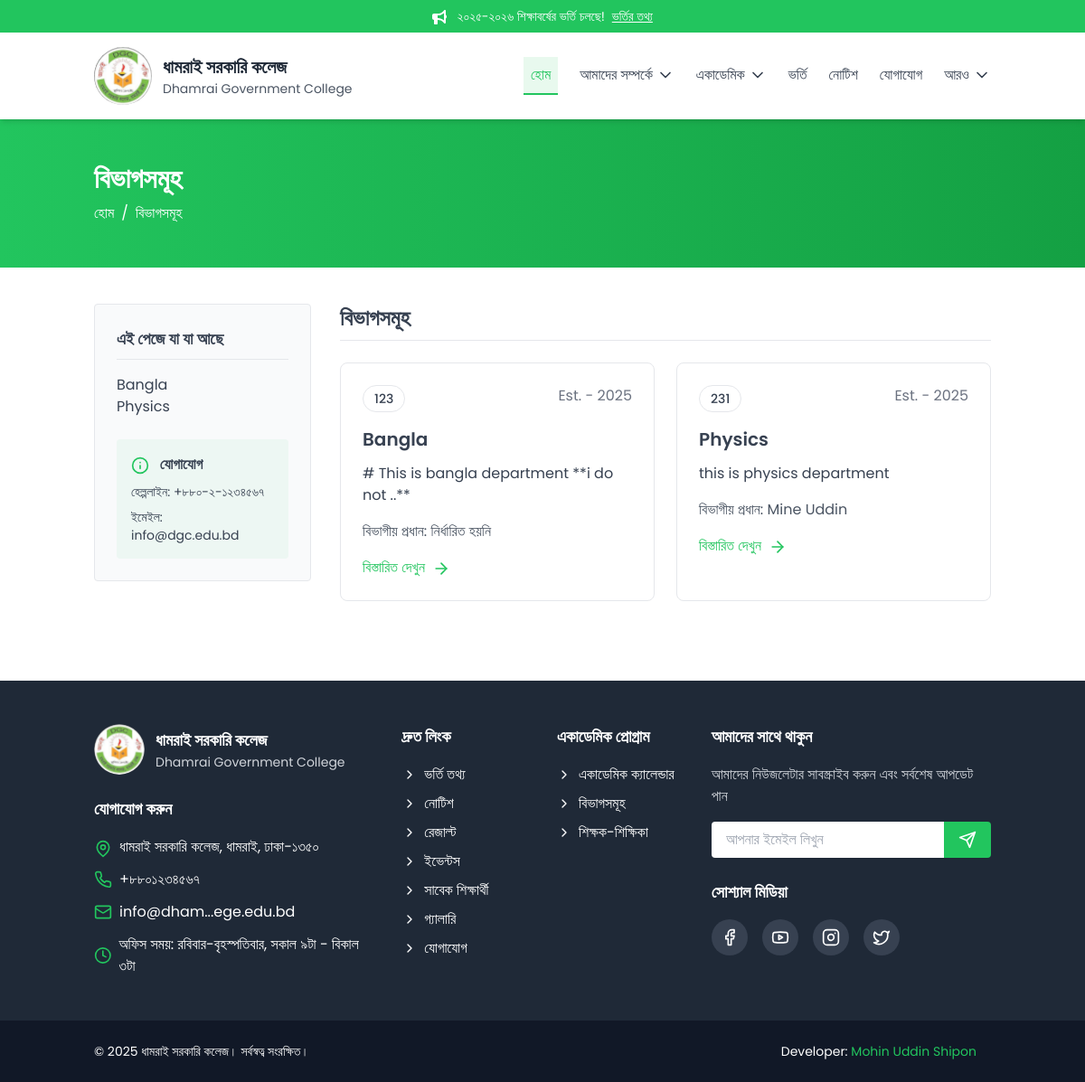
Before: /about/departments/ with the older database file.
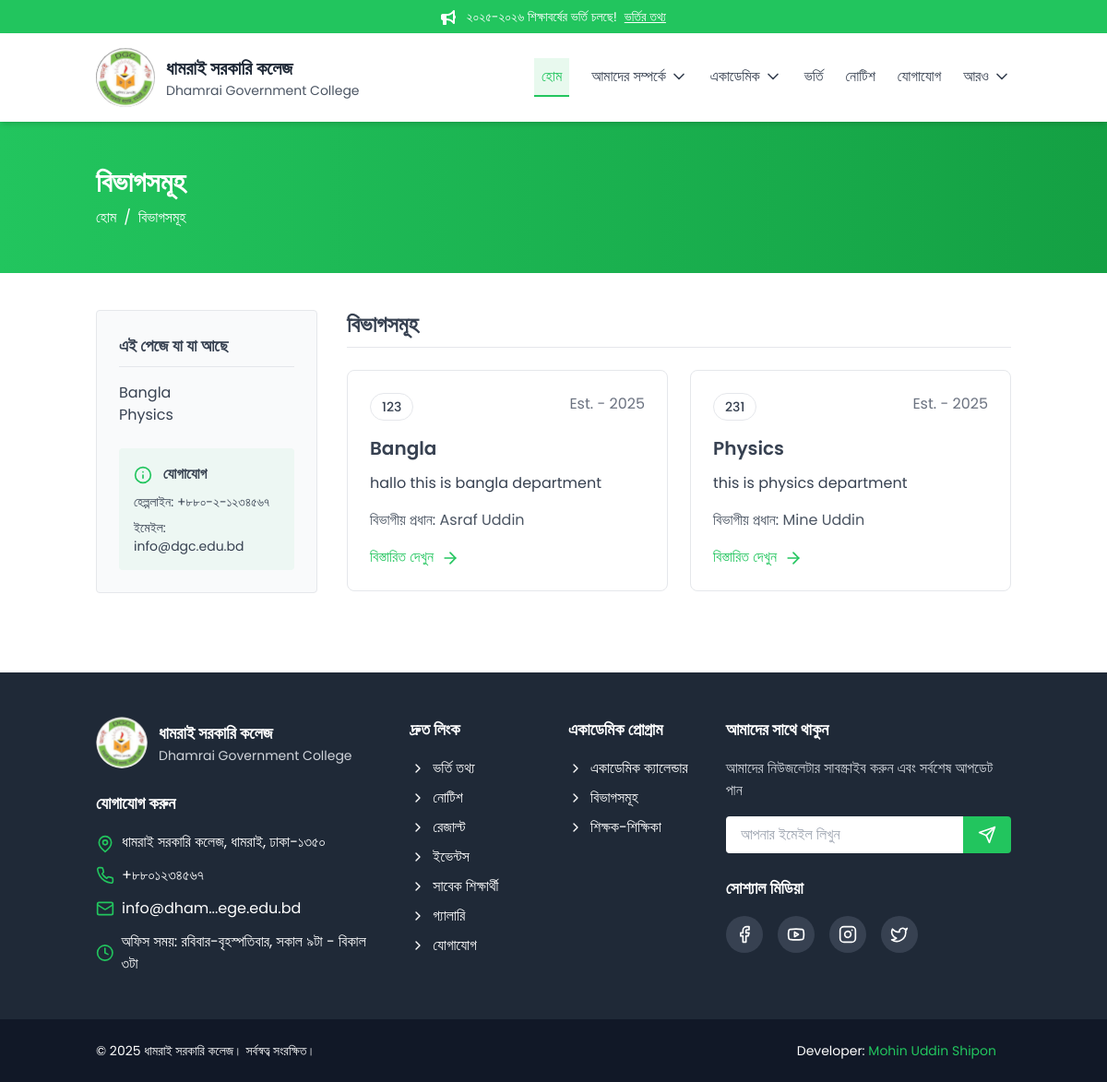
After: the same page with the newer database file.
### core/models.py (models this page shows, shortened)
class Department(models.Model):
    name = models.CharField(max_length=100)
    code = models.CharField(max_length=10)
    description = models.TextField(null=True)
    department_head = models.ForeignKey('Faculty', on_delete=models.SET_NULL, null=True, blank=True, related_name='head_of_department')
    established = models.DateField()
    slug = models.SlugField(unique=True, blank=True)

class Faculty(models.Model):
    DESIGNATION_CHOICES = [
        ('Principal', 'Principal'),
        ('Vice Principal', 'Vice Principal'),
        ('Professor', 'Professor'),
        ('Associate Professor', 'Associate Professor'),
        ('Assistant Professor', 'Assistant Professor'),
        ('Lecturer', 'Lecturer'),
        ('Staff', 'Staff'),
    ]
    name = models.CharField(max_length=100)
    designation = models.CharField(max_length=50, choices=DESIGNATION_CHOICES)
    department = models.ForeignKey(Department, on_delete=models.SET_NULL, null=True, blank=True)
    education = models.TextField(null=True)
    bio = models.TextField(null=True)
    photo = models.ImageField(upload_to='faculty/', null=True, blank=True)
    email = models.EmailField(blank=True, null=True)
    phone = models.CharField(max_length=20, blank=True, null=True)
    join_date = models.DateField()
    is_featured = models.BooleanField(default=False)
    slug = models.SlugField(unique=True, blank=True)
    class Meta:
        verbose_name_plural = "Faculty Members"
    def __str__(self):
        return f"{self.name}"

### core/views.py (the view)
# urls.py: path('about/departments/', views.DepartmentListView.as_view(), name='departments'),
class DepartmentListView(ListView):
    model = Department
    template_name = "departments.html"
    context_object_name = "departments"
    ordering = ["name"]
    def get_context_data(self, **kwargs):
        context = super().get_context_data(**kwargs)
        context["page_title"] = "বিভাগসমূহ"
        return context

### templates/departments.html (shortened to what this page needs)
{% extends "base.html" %}
{% load static %}
{% block content %}
<div class="bg-gradient-to-r from-primary to-primary-dark text-white py-12">
    <div class="container mx-auto px-4">
        <h1 class="text-3xl font-bold mb-2">বিভাগসমূহ</h1>
        <div class="flex items-center text">
            <a href="{% url 'core:home' %}" class="hover:text-primary-light transition-colors duration-200">হোম</a>
            <span class="mx-2">/</span>
            <span>বিভাগসমূহ</span>
        </div>
    </div>
</div>
<section class="py-10 bg-white">
    <div class="container mx-auto px-4">
        <div class="flex flex-col lg:flex-row gap-8">
            <div class="lg:w-1/4">
                <div class="bg-gray-50 border border-gray-200 rounded p-6 sticky top-24">
                    <h3 class="text-lg font-semibold mb-4 pb-2 border-b border-gray-200">এই পেজে যা যা আছে</h3>
                    <div class="mb-6">
                        <ul class="space-y-2">
                            <li>
                                    {% for department in departments %}
                                    <a href="{% url 'core:department_detail' department.slug %}" class="flex items-center text-gray-700">
                                        {{ department.name }}
                                    </a>
                                    {% endfor %}
                            </li>
                        </ul>
                    </div>
                    <div class="bg-primary/5 p-4 rounded sm:hidden md:block">
                        <h4 class="font-semibold mb-2">
                            <svg xmlns="http://www.w3.org/2000/svg" width="20" height="20" viewBox="0 0 24 24" fill="none" stroke="currentColor" stroke-width="2" stroke-linecap="round" stroke-linejoin="round" class="lucide lucide-info text-primary inline mr-2">
                                <circle cx="12" cy="12" r="10"/><path d="M12 16v-4"/><path d="M12 8h.01"/>
                            </svg>
                            যোগাযোগ
                        </h4>
                        <ul class="flex flex-col space-y-2 text-sm">
                            <li class="flex">হেল্পলাইন: +৮৮০-২-১২৩৪৫৬৭</li>
                            <li class="flex">ইমেইল: info@dgc.edu.bd</li>
                        </ul>
                    </div>
                </div>
            </div>
            <div class="lg:w-3/4">
                <div id="department-list" class="mb-12">
                    <h2 class="text-2xl font-semibold mb-6 pb-2 border-b border-gray-200">বিভাগসমূহ</h2>
                    {% if departments %}
                        <div class="grid grid-cols-1 md:grid-cols-2 gap-6">
                            {% for department in departments %}
                                <div class="bg-white border border-gray-200 rounded-lg p-6">
                                    <div class="flex justify-between items-start mb-4">
                                        <span class="text-gray-700 border border-gray-200 px-3 py-1 rounded-full text-sm font-medium">{{ department.code }}</span>
                                        <span class="text-gray-500">Est. - {{ department.established|date:"Y" }}</span>
                                    </div>
                                    <h3 class="text-xl font-semibold mb-3">{{ department.name }}</h3>
                                    <p class="mb-4 text-gray-700">{{ department.description|truncatewords:20 }}</p>
                                    {% if department.department_head %}
                                        <p class="text-gray-600 mb-4">বিভাগীয় প্রধান: {{ department.department_head }}</p>
                                    {% else %}
                                        <p class="text-gray-600 mb-4">বিভাগীয় প্রধান: নির্ধারিত হয়নি</p>
                                    {% endif %}
                                    <a href="{% url 'core:department_detail' department.slug %}" class="text-primary font-medium hover:text-primary-dark">
                                        বিস্তারিত দেখুন
                                        <svg xmlns="http://www.w3.org/2000/svg" width="20" height="20" viewBox="0 0 24 24" fill="none" stroke="currentColor" stroke-width="2" stroke-linecap="round" stroke-linejoin="round" class="lucide lucide-arrow-right ml-1 inline">
                                            <line x1="5" x2="19" y1="12" y2="12"/><polyline points="12 5 19 12 12 19"/>
                                        </svg>
                                    </a>
                                </div>
                            {% endfor %}
                        </div>
                    {% else %}
                        <div class="bg-yellow-50 border border-yellow-200 rounded-lg p-6 text-center">
                            <p class="text-gray-700">কোনো বিভাগ পাওয়া যায়নি।</p>
                        </div>
                    {% endif %}
                </div>
            </div>
        </div>
    </div>
</section>
{% endblock content %}

Changed rows visible on the page:
changed Department "Bangla": description "# This is bangla department **i do not ..**" → "hallo this is bangla department"; department_head (not shown) → "Asraf Uddin"; department_head_id "বিভাগীয় প্রধান: নির্ধারিত হয়নি" → "বিভাগীয় প্রধান:"
